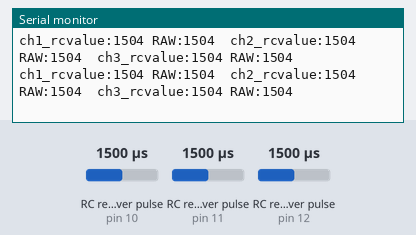
Recording of a sketch running on a simulated Arduino Nano, built with avr-gcc and run on an emulated ATmega328P. Parts: the last lines printed to the serial monitor. Wiring (inferred from the names in the program): 3 × RC receiver channel: data pin 10 / data pin 11 / data pin 12. Inputs (shaded band) come from the test bench; at power-on: RC receiver pulse (sensors on pin 10, pin 11, pin 12) 1500 µs.

Above: at 1.2 s.
1.3 s: RC receiver pulse (sensor on pin 10) set to 1020 µs
At 1.49 s:
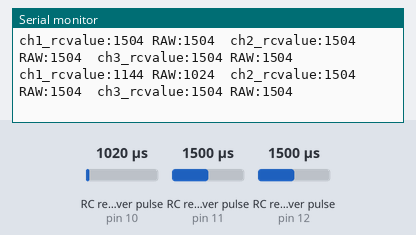
2.8 s: RC receiver pulse (sensor on pin 11) set to 1020 µs
At 2.81 s:
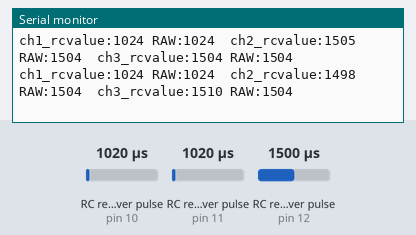
5.8 s: RC receiver pulse (sensor on pin 10) set to 1980 µs
At 5.85 s:
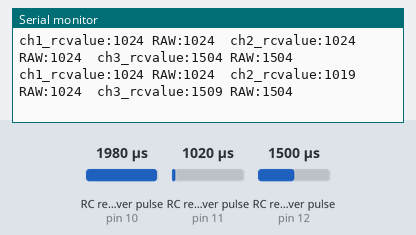
8.8 s: RC receiver pulse (sensor on pin 12) set to 1020 µs
At 8.8 s:
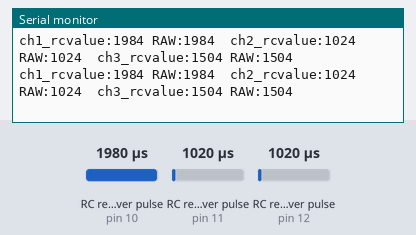
11.8 s: RC receiver pulse (sensor on pin 11) set to 1250 µs
At 11.84 s:
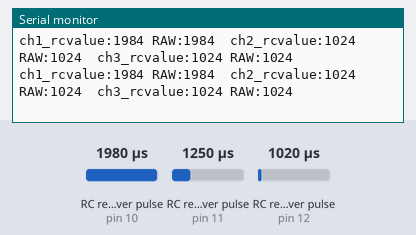
14.8 s: RC receiver pulse (sensor on pin 12) set to 1250 µs
At 14.8 s:
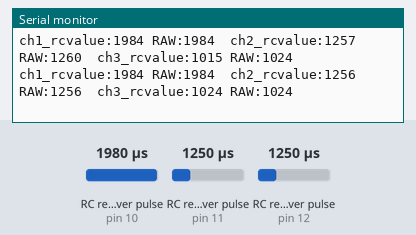
Timing chart, 0 to 17.3 s (numbered marks = the images above; inputs shaded):
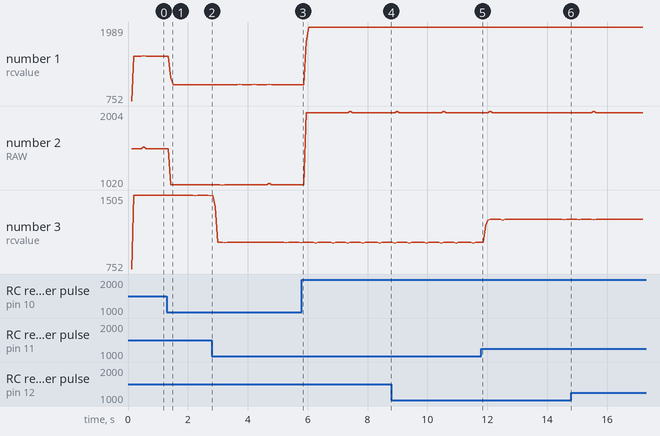

Measured:
- after the input at 1.3 s, the serial monitor: prints a new line after 0.13 s (image 1)
- plotted number 1: 1504 → 1024 after the input at 1.3 s, 1024 → 1984 after the input at 5.8 s
- plotted number 2: 1504 → 1024 after the input at 1.3 s, 1024 → 1984 after the input at 5.8 s
- plotted number 3: 1498 → 1019 after the input at 2.8 s, 1024 → 1256 after the input at 11.8 s

The sketch:

smoothing.ino
```cpp
/* smoothing.ino
 *
 *  Mark Johnsen 20200128
 *
 *  Using an arduino Nano
 *  This smoothing.ino program is based off the box bots program and is used to check that the input pins
 *  from a 3-channel RC transmitter and receiver are working and obtaining data to drive the
 *  RC Car.
 *
 * In this system,
 * Channel one is steering and on pin 10
 * Channel two (throttle) is on pin 11
 * Channel three (weapon) is on pin 12
 *
 * Because we want to use high-speed interrupts to capture the PWM signals from the receiver
 * we use an additional library called EnableInterrupt.h.  It allows interrupts to be used
 * on pins other than the Arduino basics for a nano which are pins 2 and 3.
 *
 * Also, there is a check to ensure the transmitter is ON.  Otherwise, the vehicle could
 * potentially drive off.
 *
 * smoothunits is the number of PWM readings to record and smooth by averaging them.  Since one PWM signal is 20ms (mille secs),
 * taking 5 values would smooth the last 100ms.  The more values to smooth (average), the more laggy the control
 * will become, but the less jerky.  I think starting with 3 or 4 will give decent response and provide some
 * smoothing.
 */

#include <EnableInterrupt.h>

#define   ch1_pin  10    // input channel one (steering) is on pin 10
#define   ch2_pin  11    // input channel two (throttle) is on pin 11
#define   ch3_pin  12    // input channel three is on pin 12

#define   ch1_index  0
#define   ch2_index  1
#define   ch3_index  2

#define numRC_Channels 3

int ch1_rcvalue; // Steering
int ch2_rcvalue; // Thottle
int ch3_rcvalue; // Weapon Switch

#define numSmoothUnits 4       //number of PWM readings to take and smooth.  Since one PWM signal is 20ms (mille secs), taking 5

//turn into an array!
uint16_t total[numRC_Channels];      //keeps track of the total for faster average calc
uint16_t readings[numRC_Channels][numSmoothUnits];    //2d-array to keep track of readings
int readIndex[numRC_Channels];       //keeps track of readIndex for each channel

uint16_t rc_values[numRC_Channels];    //array of PWM values rec'd
uint32_t rc_start[numRC_Channels];     //time at start of data collection
volatile uint16_t rc_shared[numRC_Channels];     //temp array for PWM values to make calcs.  Will be the SMOOTHED values.

//show raw values along with smoothed values
uint16_t rc_raw[numRC_Channels];    //array of PWM values rec'd
volatile uint16_t rc_raw_shared[numRC_Channels];     //temp array for PWM values to make calcs.

void setup()
{
  //setup input pins
  pinMode(ch1_pin, INPUT);       // channel one of RC receiver, steering
  pinMode(ch2_pin, INPUT);       // channel two of RC receiver, throttle
  pinMode(ch3_pin, INPUT);       // channel three of RC receiver, switch

  //initalize arrays.
  for (int i=0; i<numRC_Channels; i++)
  {
	  total[i]=0;
	  readIndex[i]=0;
	  rc_values[i]=0;
	  rc_start[i]=0;
	  rc_shared[i]=0;
    for (int j = 0; j< numSmoothUnits; j++)
    {
      readings[i][j] = 0;
    }
  }

  //turn on interrupts
  enableInterrupt(ch1_pin, get_ch1, CHANGE);
  enableInterrupt(ch2_pin, get_ch2, CHANGE);
  enableInterrupt(ch3_pin, get_ch3, CHANGE);

  Serial.begin(9600);
}

void loop()
{
  // get PWM data from transmitter through pin interrupts
  rc_read_values();

  //assign PWM values to 'working' variables
  ch1_rcvalue = rc_values[ch1_index]; // Steering : 1000 Left, 2000 Right
  ch2_rcvalue = rc_values[ch2_index]; // Throttle : 1000 Reverse, 2000 Forward
  ch3_rcvalue = rc_values[ch3_index]; // Switch, toggle switch between 1000 (99x) and 2000 (199x) value

  if (bTransmitterON() == true) {
    Serial.print("ch1_rcvalue:"); Serial.print(ch1_rcvalue);
    Serial.print(" RAW:"); Serial.print(rc_raw[0]);
    Serial.print("\t");
    Serial.print("ch2_rcvalue:"); Serial.print(ch2_rcvalue);
    Serial.print(" RAW:"); Serial.print(rc_raw[1]);
    Serial.print("\t");
    Serial.print("ch3_rcvalue:"); Serial.print(ch3_rcvalue);
    Serial.print(" RAW:"); Serial.println(rc_raw[2]);
  }

  delay(1);
}

bool bTransmitterON(){
  //check to see if transmitter is ON, if not, loop until it is..
  //  On the FlySky FS-GT2B transmitter, if the transmitter is OFF the following output is observed:
  //  Ch1 steering - 0
  //  Ch2 throttle - 1500
  //  Ch3 'weapton' - 0

  if (ch1_rcvalue < 750){  //check to see if the transmitter is ON.  Only check channel 1 steering.
    Serial.println("Turn ON your Transmitter!!"); //Serial.print("\t");
    return false;
  }
  else return true;
}

//------------------------- ISR READ INTERRUPTS --------------------------
//  get pwm data from channel using interupts & return
//  ISR is Interrupt Service Routine (or I've seen Interrupt SubRoutine)

void rc_read_values() {
  noInterrupts();
  memcpy(rc_values, (const void *)rc_shared, sizeof(rc_shared));
  memcpy(rc_raw, (const void *)rc_raw_shared, sizeof(rc_raw_shared));
  interrupts();
}

void get_input(uint8_t channel, uint8_t input_pin) {
  if (digitalRead(input_pin) == HIGH) {
    rc_start[channel] = micros();
  } else {
    total[channel] = total[channel]-readings[channel][readIndex[channel]];
    uint16_t rc_compare = (uint16_t)(micros() - rc_start[channel]);
    readings[channel][readIndex[channel]] = rc_compare;
    rc_raw_shared[channel] = rc_compare;  //store a copy of the raw value to display
    total[channel] = total[channel]+readings[channel][readIndex[channel]];
    readIndex[channel] = readIndex[channel]+1;
    if (readIndex[channel] >= numSmoothUnits)  {
      readIndex[channel]=0;
    }

    //avg=total[channel]/numSmoothUnits;
    rc_shared[channel] = total[channel]/numSmoothUnits;
    //rc_shared[channel] = rc_compare;
  }

//  Serial.print("count # = ");
//  Serial.print(count);          Serial.print("\t");
//  Serial.print(rc_shared[0]);   Serial.print("\t");
//  Serial.print(rc_shared[1]);   Serial.print("\t");
//  Serial.println(rc_shared[2]);
//  count ++;
}

void get_ch1() { get_input(ch1_index, ch1_pin); }
void get_ch2() { get_input(ch2_index, ch2_pin); }
void get_ch3() { get_input(ch3_index, ch3_pin); }
```
